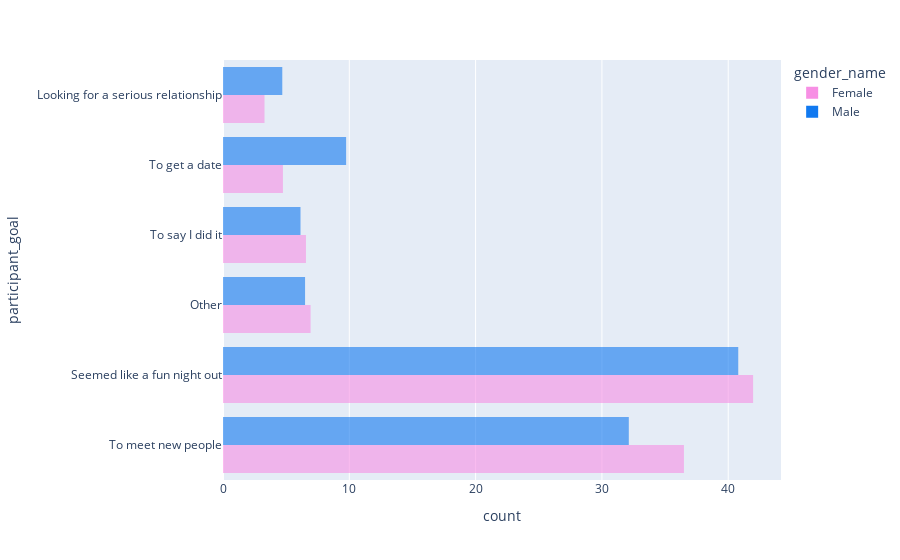

The notebook cell this image was saved under:
### Code cell
import plotly.express as px
fig = px.histogram(df_iid, y="participant_goal",
             color='gender_name', barmode='group', color_discrete_sequence=["#F78FE4", "#1179f0"], opacity=0.60, histnorm = 'percent')
fig.show()

### Figure 1 — Plotly figure (JSON) as saved in the notebook; plotly's stock layout.template omitted (floating-point values rounded to 4 significant figures; data arrays with more than 128 entries replaced by an {"elided": "..."} marker saying what was removed)
{"data": [{"alignmentgroup": "True", "bingroup": "y", "histnorm": "percent", "hovertemplate": "gender_name=Female<br>count=%{x}<br>participant_goal=%{y}<extra></extra>", "legendgroup": "Female", "marker": {"color": "#F78FE4", "opacity": 0.6}, "name": "Female", "offsetgroup": "Female", "orientation": "h", "showlegend": true, "type": "histogram", "xaxis": "x", "y": {"elided": "274 str values"}, "yaxis": "y"}, {"alignmentgroup": "True", "bingroup": "y", "histnorm": "percent", "hovertemplate": "gender_name=Male<br>count=%{x}<br>participant_goal=%{y}<extra></extra>", "legendgroup": "Male", "marker": {"color": "#1179f0", "opacity": 0.6}, "name": "Male", "offsetgroup": "Male", "orientation": "h", "showlegend": true, "type": "histogram", "xaxis": "x", "y": {"elided": "277 str values"}, "yaxis": "y"}], "layout": {"barmode": "group", "legend": {"title": {"text": "gender_name"}, "tracegroupgap": 0}, "margin": {"t": 60}, "xaxis": {"anchor": "y", "domain": [0, 1], "title": {"text": "count"}}, "yaxis": {"anchor": "x", "domain": [0, 1], "title": {"text": "participant_goal"}}}}
